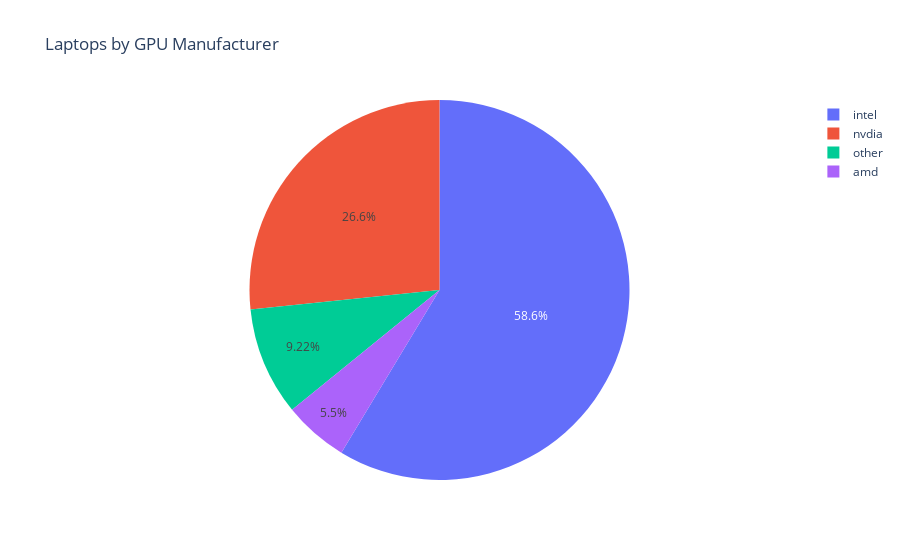

Notebook source saved alongside this figure:
### Code cell
category_counts = df['GPU'].value_counts()
fig = px.pie(values=category_counts, names=category_counts.index, title='Laptops by GPU Manufacturer', height=500)
fig.show()

### Figure 1 — Plotly figure (JSON) as saved in the notebook; plotly's stock layout.template omitted (floating-point values rounded to 4 significant figures)
{"data": [{"domain": {"x": [0, 1], "y": [0, 1]}, "hovertemplate": "label=%{label}<br>value=%{value}<extra></extra>", "labels": ["intel", "nvdia", "other", "amd"], "legendgroup": "", "name": "", "showlegend": true, "type": "pie", "values": [3136, 1425, 493, 294]}], "layout": {"autosize": true, "legend": {"tracegroupgap": 0}, "title": {"text": "Laptops by GPU Manufacturer"}}}
